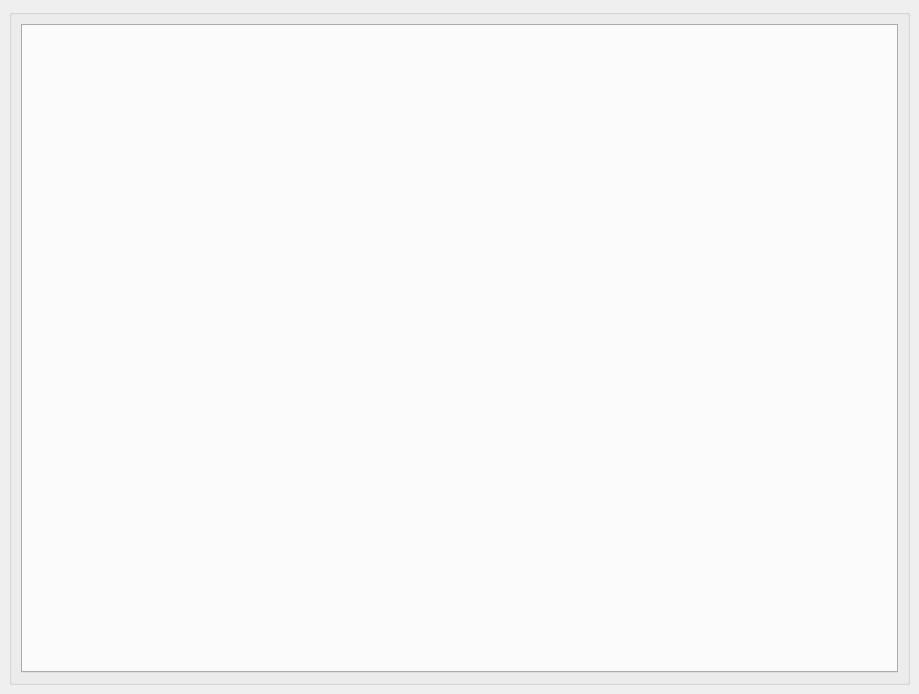
<?xml version="1.0" encoding="UTF-8"?>
<ui version="4.0">
 <class>Warehouse</class>
 <widget class="QMainWindow" name="Warehouse">
  <property name="geometry">
   <rect>
    <x>0</x>
    <y>0</y>
    <width>919</width>
    <height>694</height>
   </rect>
  </property>
  <property name="windowTitle">
   <string>Warehouse</string>
  </property>
  <widget class="QWidget" name="centralWidget">
   <layout class="QVBoxLayout">
    <property name="spacing">
     <number>6</number>
    </property>
    <property name="leftMargin">
     <number>9</number>
    </property>
    <property name="topMargin">
     <number>9</number>
    </property>
    <property name="rightMargin">
     <number>9</number>
    </property>
    <property name="bottomMargin">
     <number>9</number>
    </property>
    <item>
     <widget class="QGroupBox" name="groupBox">
      <property name="title">
       <string/>
      </property>
      <layout class="QVBoxLayout">
       <property name="spacing">
        <number>6</number>
       </property>
       <property name="leftMargin">
        <number>9</number>
       </property>
       <property name="topMargin">
        <number>9</number>
       </property>
       <property name="rightMargin">
        <number>9</number>
       </property>
       <property name="bottomMargin">
        <number>9</number>
       </property>
       <item>
        <widget class="QTabWidget" name="tabWidget">
         <property name="layoutDirection">
          <enum>Qt::LeftToRight</enum>
         </property>
         <property name="tabPosition">
          <enum>QTabWidget::North</enum>
         </property>
         <property name="currentIndex">
          <number>-1</number>
         </property>
        </widget>
       </item>
      </layout>
     </widget>
    </item>
   </layout>
  </widget>
 </widget>
 <resources/>
 <connections/>
</ui>
